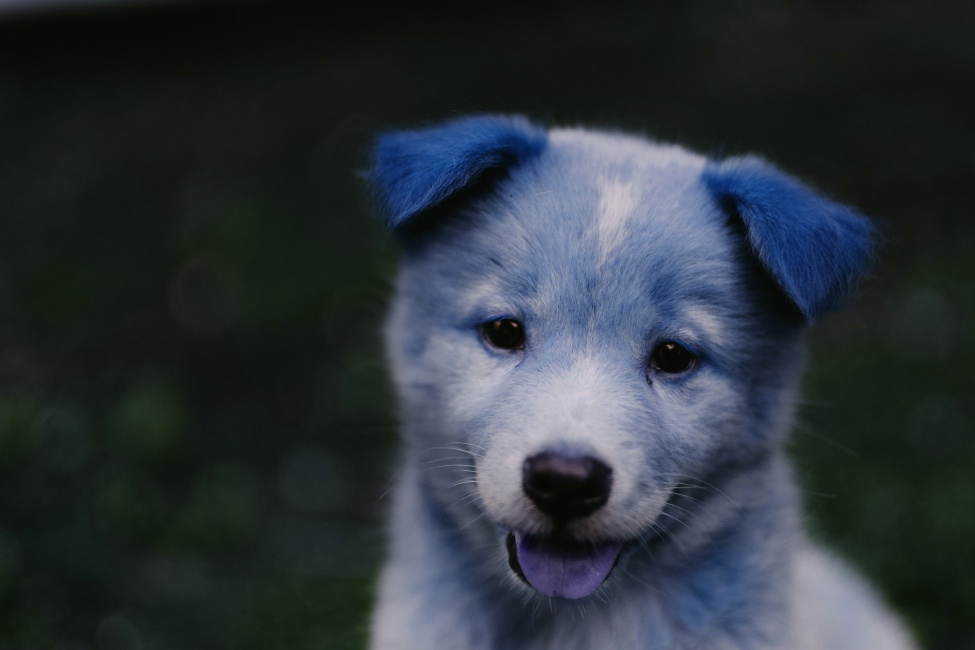
#> input picture 02-Grundlagen-OpenCV-und-Bilder/my_new_picture.jpg, 975 x 650 px, given in place of the camera
$ jupyter execute 00-Optischer-Fluss.ipynb   (text cells are left out)
#> lines starting #> are read from the running program, lines starting #| are printed output that depends on the picture; after the words box and inside, x2 and y2 are one past the last pixel; in counts of white or black regions, pixels touching at a corner belong together
[cell 1]
import numpy as np
import cv2

[cell 2]
# Parameter für ShiTomasi-Corner Detection (Eckenerkennung) (Paper Good Features to Track)
corner_track_params = dict(maxCorners = 10,
                       qualityLevel = 0.3,
                       minDistance = 7,
                       blockSize = 7 )

[cell 3]
# Parameter für Lucas Kanade Optischen Fluss
lk_params = dict( winSize  = (200,200),
                  maxLevel = 2,
                  criteria = (cv2.TERM_CRITERIA_EPS | cv2.TERM_CRITERIA_COUNT, 10,0.03))

[cell 4]
# Zeichne das Video auf
cap = cv2.VideoCapture(0)

# Nimm das erste Frame (Einzelbild) des Streams
ret, prev_frame = cap.read()
#> prev_frame is the input picture: shape (650, 975, 3); mean B, G, R 57.5, 51.8, 43.8

# Konvertiere es in Graustufen (Wir bezeichnen dies im folgenden als das vorherige Frame)
prev_gray = cv2.cvtColor(prev_frame, cv2.COLOR_BGR2GRAY)
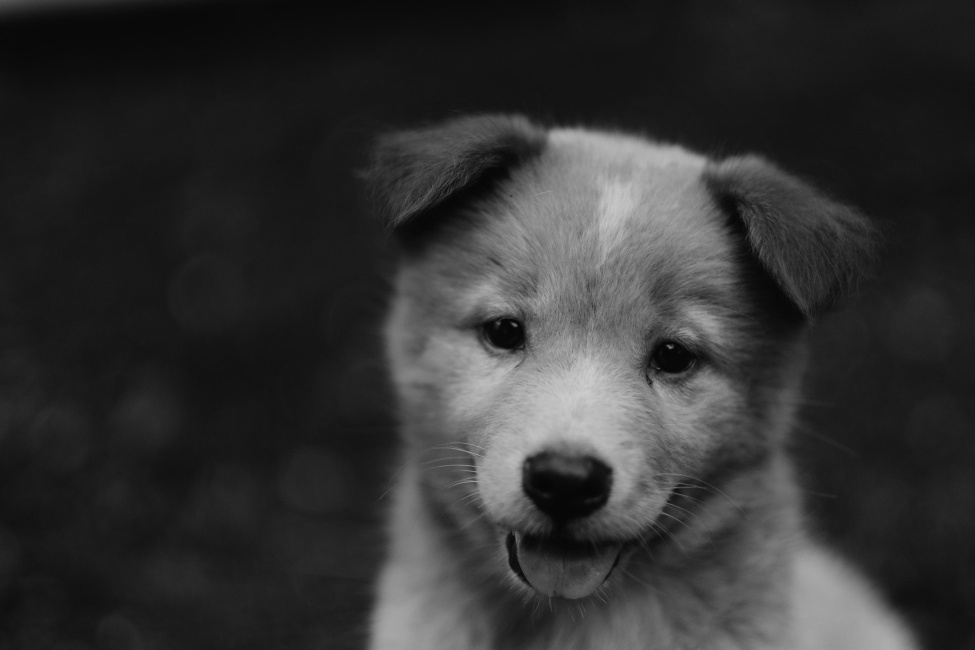
#> prev_gray: shape (650, 975); min 2, max 207, mean 50.1

# Finde die Ecken
prevPts = cv2.goodFeaturesToTrack(prev_gray, mask = None, **corner_track_params)
#> prevPts = [[670, 346], [514, 324], [476, 472], [650, 382], [668, 501], [497, 322], [673, 489], [523, 348], [662, 509], [476, 482]]

# Erzeuge eine passende Maske des vorherigen Frames, um später darauf zu zeichnen
mask = np.zeros_like(prev_frame)


while True:

    # Nimm das derzeitige Frame
    ret,frame = cap.read()

    # Konvertiere es in Graustufen
    frame_gray = cv2.cvtColor(frame, cv2.COLOR_BGR2GRAY)

    # Berechne den optischen Fluss des Graustufenbildes
    nextPts, status, err = cv2.calcOpticalFlowPyrLK(prev_gray, frame_gray, prevPts, None, **lk_params)
#> nextPts has the same summary as prevPts; status = [1, 1, 1, 1, 1, 1, 1, 1, 1, 1]; err = [0, 0, 0, 0, 0, 0, 0, 0, 0, 0]

    # Verwende den zurückgegebenen Statusarray (die Statusausgabe)
    # Statusausgabe Statusvektor (chars ohne Vorzeichen); jedes Element des Vektors ist auf 1 gesetzt wenn
    # der Fluss der korrespondierenden Merkmale gefunden wurde, andernfalls ist es auf 0 gesetzt.
    good_new = nextPts[status==1]
#> good_new has the same summary as prevPts
    good_prev = prevPts[status==1]
#> good_prev has the same summary as prevPts

    # Verwende ravel, um Punkte zum Zeichnen von Linien und Kreisen zu erhalten
    for i,(new,prev) in enumerate(zip(good_new,good_prev)):

        x_new,y_new = new.ravel()
        x_prev,y_prev = prev.ravel()

        # Linien werden gezeichnet mit der vom ersten Frame erzeugten Maske
        mask = cv2.line(mask, (x_new,y_new),(x_prev,y_prev), (0,255,0), 3)

        # Zeichne rote Kreise in Eckpunkte
        frame = cv2.circle(frame,(x_new,y_new),8,(0,0,255),-1)
#> this loop made 10 passes
#> (x_new, y_new, x_prev, y_prev) on passes 1 to 10: (670, 346, 670, 346), (514, 324, 514, 324), (476, 472, 476, 472), (650, 382, 650, 382), (668, 501, 668, 501), (497, 322, 497, 322), (673, 489, 673, 489), (523, 348, 523, 348), (662, 509, 662, 509), (476, 482, 476, 482)
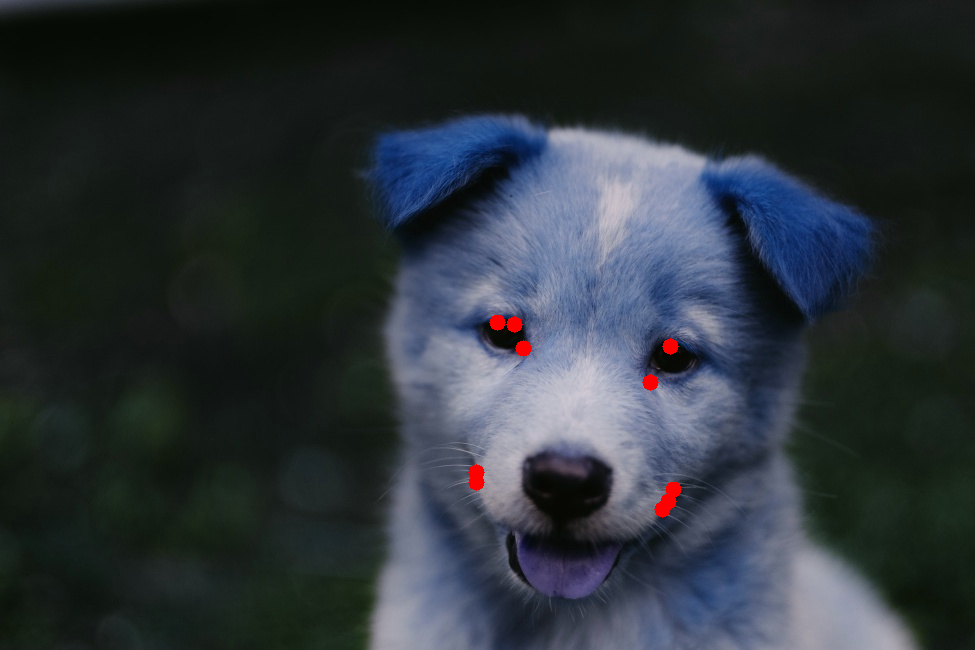
#> frame: shape (650, 975, 3); mean B, G, R 57.3, 51.6, 44.4
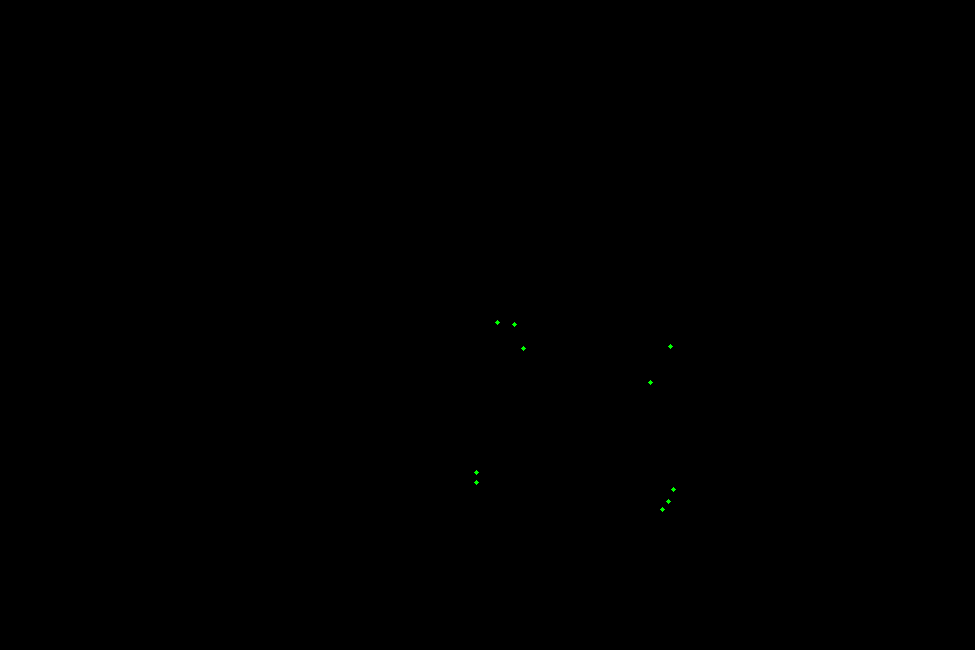
#> mask: shape (650, 975, 3); mean of channels 0, 1, 2 0, 0.1, 0; drawn as B, G, R

    # Zeige das Bild an, zusammen mit der Maske, auf die wir die Linie gezeichnet haben.
    img = cv2.add(frame,mask)
    cv2.imshow('frame',img)

    k = cv2.waitKey(30) & 0xff
#> (key Esc is pressed here)
    if k == 27:
        break

    # Aktualisiere jetzt das vorherige Frame und vorherige Punkte
    prev_gray = frame_gray.copy()
    prevPts = good_new.reshape(-1,1,2)


cv2.destroyAllWindows()
cap.release()

[cell 5]
import cv2
import numpy as np

# Zeichne das Video auf
cap = cv2.VideoCapture(0)
ret, frame1 = cap.read()

# Nimm die Graustufenversion des ersten Frames
prvsImg = cv2.cvtColor(frame1,cv2.COLOR_BGR2GRAY)

hsv_mask = np.zeros_like(frame1)
hsv_mask[:,:,1] = 255

while True:
    ret, frame2 = cap.read()
    nextImg = cv2.cvtColor(frame2,cv2.COLOR_BGR2GRAY)

    # Wirf einen Blick in die obige Markdown-Zelle für eine Zusammenfassung dieser Parameter, die meisten sind nur die vorgeschlagenen Standardwerte
    flow = cv2.calcOpticalFlowFarneback(prvsImg,nextImg, None, 0.5, 3, 15, 3, 5, 1.2, 0)


    # Färbe die Kanäle basierend auf dem Winkel der Bewegung
    # Betrachte dein Video genau, die Flussrichtung der Bewegung bestimmt die Farbe!
    mag, ang = cv2.cartToPolar(flow[:,:,0], flow[:,:,1],angleInDegrees=True)
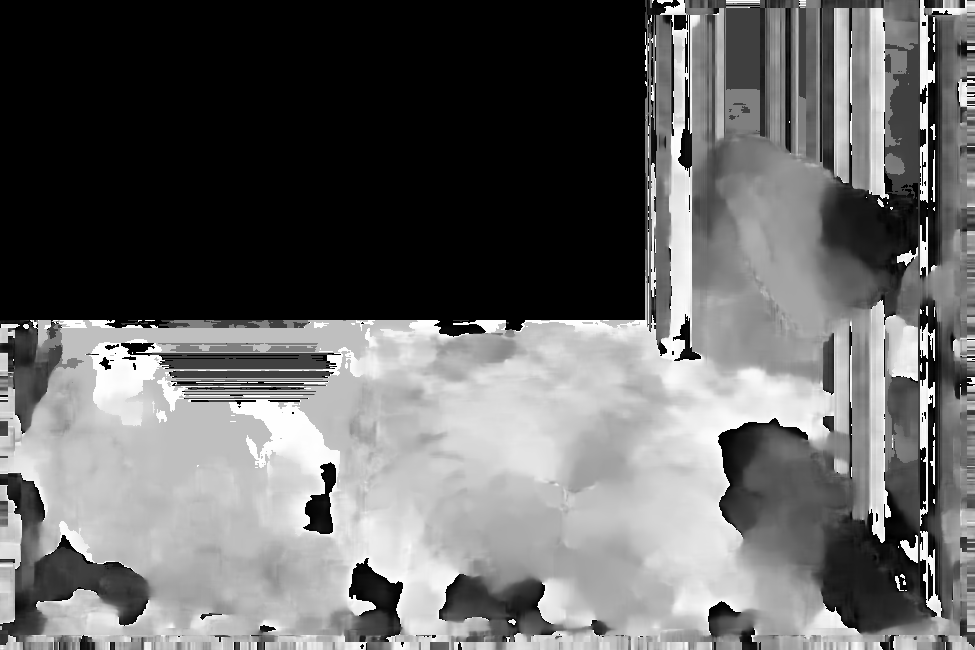
#> ang: shape (650, 975) float32; min 0, max 360, mean 145.5; drawn with min black and max white
    hsv_mask[:,:,0] = ang/2
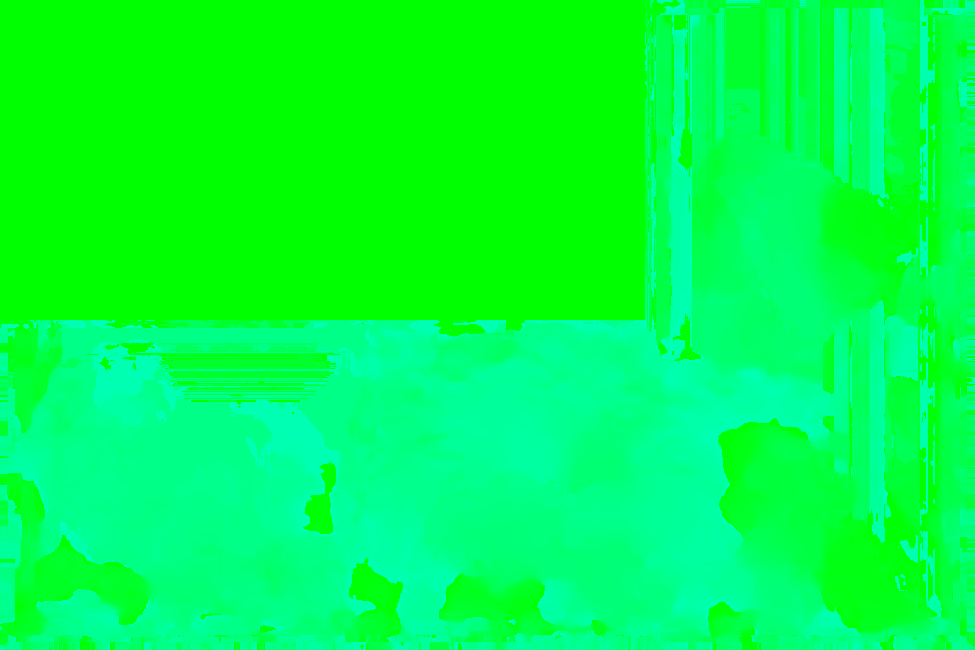
#> hsv_mask: shape (650, 975, 3); mean of channels 0, 1, 2 72.4, 255, 0; drawn as B, G, R
    hsv_mask[:,:,2] = cv2.normalize(mag,None,0,255,cv2.NORM_MINMAX)
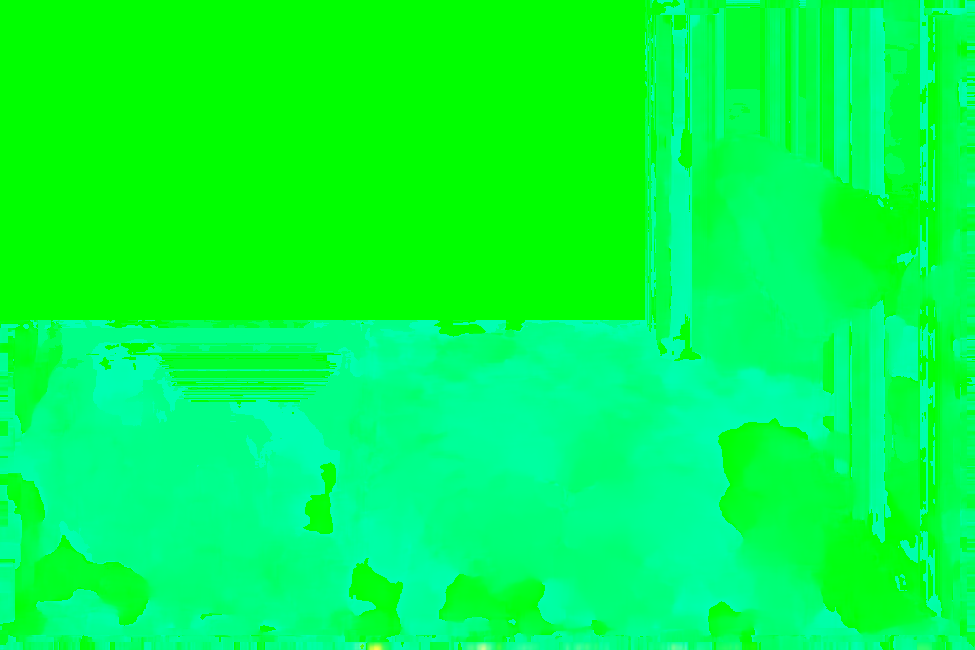
#> hsv_mask: shape (650, 975, 3); 0.44% of pixels changed, all inside (x1, y1, x2, y2) = (56, 637, 932, 650); drawn as B, G, R

    # Konvertiere zurück zu BGR mit imshow von OpenCV
    bgr = cv2.cvtColor(hsv_mask,cv2.COLOR_HSV2BGR)
    cv2.imshow('frame2',bgr)

    k = cv2.waitKey(30) & 0xff
#> (key Esc is pressed here)
    if k == 27:
        break

    # Setze das vorherige Bild auf das nächste Bild für die Schleife
    prvsImg = nextImg


cap.release()
cv2.destroyAllWindows()
